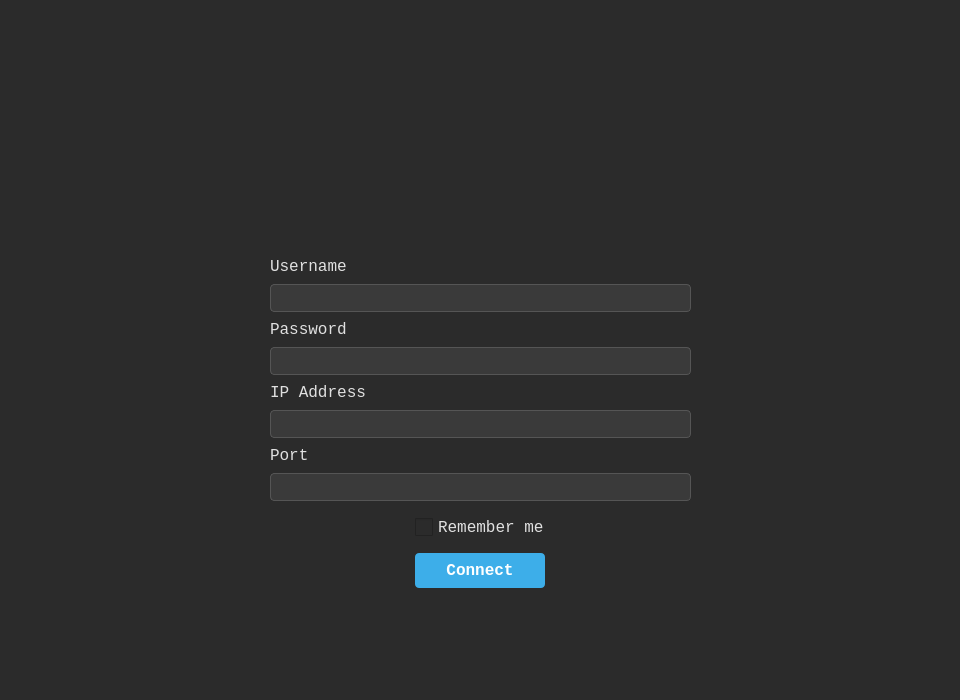
<?xml version="1.0" encoding="UTF-8"?>
<ui version="4.0">
 <class>MainWindow</class>
 <widget class="QMainWindow" name="MainWindow">
  <property name="geometry">
   <rect>
    <x>0</x>
    <y>0</y>
    <width>960</width>
    <height>700</height>
   </rect>
  </property>
  <property name="minimumSize">
   <size>
    <width>500</width>
    <height>600</height>
   </size>
  </property>
  <property name="windowTitle">
   <string>SO Drive Client Login</string>
  </property>
  <property name="windowIcon">
   <iconset resource="resources.qrc">
    <normaloff>:/new/prefix1/images/emblem.png</normaloff>:/new/prefix1/images/emblem.png</iconset>
  </property>
  <property name="styleSheet">
   <string notr="true">QWidget {
    background-color: #2b2b2b;
    color: #e0e0e0;
	font-family:&quot;Consolas&quot;;
}
QLineEdit {
    background-color: #3a3a3a;
    border: 1px solid #555555;
    border-radius: 4px;
    padding: 5px;
    color: #ffffff;
}
QLineEdit:focus {
    border: 1px solid #3daee9;
}
QPushButton {
    background-color: #3daee9;
    color: white;
    border-radius: 4px;
    padding: 8px;
    font-weight: bold;
}
QPushButton:hover { background-color: #50bfff; }
QPushButton:pressed { background-color: #2488c0; }
QCheckBox { spacing: 5px; }
QCheckBox::indicator { width: 18px; height: 18px; }</string>
  </property>
  <widget class="QWidget" name="centralwidget">
   <layout class="QVBoxLayout" name="mainLayout">
    <property name="spacing">
     <number>16</number>
    </property>
    <property name="leftMargin">
     <number>20</number>
    </property>
    <property name="topMargin">
     <number>20</number>
    </property>
    <property name="rightMargin">
     <number>20</number>
    </property>
    <property name="bottomMargin">
     <number>20</number>
    </property>
    <item>
     <spacer name="topSpacer">
      <property name="orientation"><enum>Qt::Vertical</enum></property>
      <property name="sizeType"><enum>QSizePolicy::Expanding</enum></property>
      <property name="sizeHint" stdset="0"><size><width>20</width><height>20</height></size></property>
     </spacer>
    </item>
    <!-- Logo: centered with horizontal spacers -->
    <item>
     <layout class="QHBoxLayout" name="logoRow">
      <item>
       <spacer name="logoLeftSpacer">
        <property name="orientation"><enum>Qt::Horizontal</enum></property>
        <property name="sizeType"><enum>QSizePolicy::Expanding</enum></property>
        <property name="sizeHint" stdset="0"><size><width>20</width><height>20</height></size></property>
       </spacer>
      </item>
      <item>
       <widget class="QLabel" name="label">
        <property name="minimumSize"><size><width>200</width><height>150</height></size></property>
        <property name="maximumSize"><size><width>341</width><height>241</height></size></property>
        <property name="text"><string/></property>
        <property name="pixmap">
         <pixmap resource="resources.qrc">:/new/prefix1/images/emblem.png</pixmap>
        </property>
        <property name="alignment"><set>Qt::AlignmentFlag::AlignCenter</set></property>
        <property name="scaledContents"><bool>true</bool></property>
       </widget>
      </item>
      <item>
       <spacer name="logoRightSpacer">
        <property name="orientation"><enum>Qt::Horizontal</enum></property>
        <property name="sizeType"><enum>QSizePolicy::Expanding</enum></property>
        <property name="sizeHint" stdset="0"><size><width>20</width><height>20</height></size></property>
       </spacer>
      </item>
     </layout>
    </item>
    <!-- Form fields: centered with horizontal spacers -->
    <item>
     <layout class="QHBoxLayout" name="formRow">
      <item>
       <spacer name="formLeftSpacer">
        <property name="orientation"><enum>Qt::Horizontal</enum></property>
        <property name="sizeType"><enum>QSizePolicy::Expanding</enum></property>
        <property name="sizeHint" stdset="0"><size><width>20</width><height>20</height></size></property>
       </spacer>
      </item>
      <item>
       <layout class="QVBoxLayout" name="formLayout">
        <property name="spacing"><number>8</number></property>
        <item>
         <layout class="QVBoxLayout" name="verticalLayout_5">
          <item>
           <widget class="QLabel" name="label_username">
            <property name="font"><font><family>Consolas</family><pointsize>12</pointsize></font></property>
            <property name="layoutDirection"><enum>Qt::LayoutDirection::RightToLeft</enum></property>
            <property name="text"><string>Username</string></property>
           </widget>
          </item>
          <item>
           <widget class="QLineEdit" name="input_username">
            <property name="minimumSize"><size><width>421</width><height>0</height></size></property>
           </widget>
          </item>
         </layout>
        </item>
        <item>
         <layout class="QVBoxLayout" name="verticalLayout_2">
          <item>
           <widget class="QLabel" name="label_password">
            <property name="font"><font><family>Consolas</family><pointsize>12</pointsize></font></property>
            <property name="layoutDirection"><enum>Qt::LayoutDirection::RightToLeft</enum></property>
            <property name="text"><string>Password</string></property>
           </widget>
          </item>
          <item>
           <widget class="QLineEdit" name="input_password"/>
          </item>
         </layout>
        </item>
        <item>
         <layout class="QVBoxLayout" name="verticalLayout_4">
          <item>
           <widget class="QLabel" name="label_ip_address">
            <property name="font"><font><family>Consolas</family><pointsize>12</pointsize></font></property>
            <property name="layoutDirection"><enum>Qt::LayoutDirection::RightToLeft</enum></property>
            <property name="text"><string>IP Address</string></property>
           </widget>
          </item>
          <item>
           <widget class="QLineEdit" name="input_ip_address"/>
          </item>
         </layout>
        </item>
        <item>
         <layout class="QVBoxLayout" name="verticalLayout_3">
          <item>
           <widget class="QLabel" name="label_port">
            <property name="font"><font><family>Consolas</family><pointsize>12</pointsize></font></property>
            <property name="layoutDirection"><enum>Qt::LayoutDirection::RightToLeft</enum></property>
            <property name="text"><string>Port</string></property>
           </widget>
          </item>
          <item>
           <widget class="QLineEdit" name="input_port"/>
          </item>
         </layout>
        </item>
       </layout>
      </item>
      <item>
       <spacer name="formRightSpacer">
        <property name="orientation"><enum>Qt::Horizontal</enum></property>
        <property name="sizeType"><enum>QSizePolicy::Expanding</enum></property>
        <property name="sizeHint" stdset="0"><size><width>20</width><height>20</height></size></property>
       </spacer>
      </item>
     </layout>
    </item>
    <!-- Buttons: centered with horizontal spacers -->
    <item>
     <layout class="QHBoxLayout" name="buttonRow">
      <item>
       <spacer name="btnLeftSpacer">
        <property name="orientation"><enum>Qt::Horizontal</enum></property>
        <property name="sizeType"><enum>QSizePolicy::Expanding</enum></property>
        <property name="sizeHint" stdset="0"><size><width>20</width><height>20</height></size></property>
       </spacer>
      </item>
      <item>
       <layout class="QVBoxLayout" name="verticalLayout_6">
        <item>
         <widget class="QCheckBox" name="button_remember_me">
          <property name="font"><font><family>Consolas</family><pointsize>12</pointsize></font></property>
          <property name="text"><string>Remember me</string></property>
         </widget>
        </item>
        <item>
         <widget class="QPushButton" name="button_connect">
          <property name="font"><font><family>Consolas</family><pointsize>12</pointsize><bold>true</bold></font></property>
          <property name="text"><string>Connect</string></property>
         </widget>
        </item>
       </layout>
      </item>
      <item>
       <spacer name="btnRightSpacer">
        <property name="orientation"><enum>Qt::Horizontal</enum></property>
        <property name="sizeType"><enum>QSizePolicy::Expanding</enum></property>
        <property name="sizeHint" stdset="0"><size><width>20</width><height>20</height></size></property>
       </spacer>
      </item>
     </layout>
    </item>
    <item>
     <spacer name="bottomSpacer">
      <property name="orientation"><enum>Qt::Vertical</enum></property>
      <property name="sizeType"><enum>QSizePolicy::Expanding</enum></property>
      <property name="sizeHint" stdset="0"><size><width>20</width><height>20</height></size></property>
     </spacer>
    </item>
   </layout>
  </widget>
  <widget class="QStatusBar" name="statusbar"/>
 </widget>
 <resources>
  <include location="resources.qrc"/>
 </resources>
 <connections/>
</ui>
